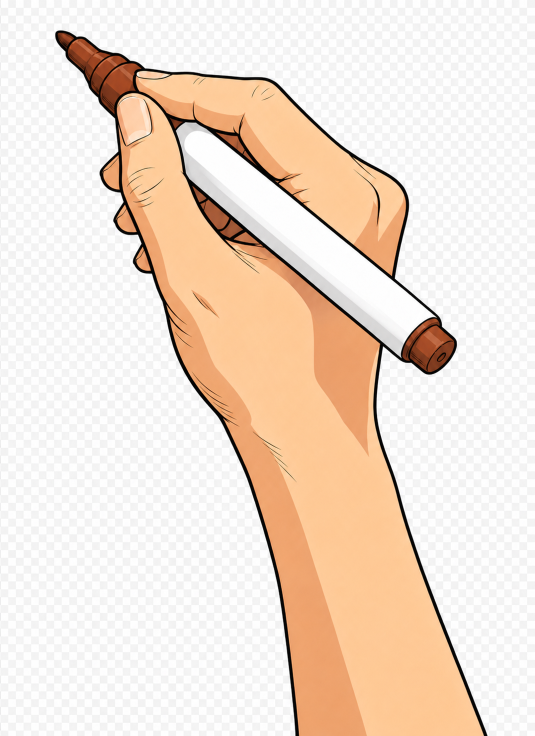
#> input picture assets/drawing-hand-plain-alpha.png, 1069 x 1472 px (shown at 1/2 size)
$ python merge_scenes.py --inputs ../assets/drawing-hand-plain-alpha.png --output out.png
#> lines starting #> are read from the running program, lines starting #| are printed output that depends on the picture
### scripts/stream_render.py
#!/usr/bin/env python3
"""
流式笔迹动画 - 单图渲染入口

把一张彩色图片渲染成「笔尖沿连续轨迹滑行、边走边落墨」的白板动画。
全程分三个段落：
  起笔(ink)   笔尖沿墨迹流铺下黑色线稿
  添彩(color) 同一条轨迹回头，笔尖换上原色把画面点亮
  凝视(gaze)  收笔后停留，展示完整原图

与“逐格跳变”的做法不同：本渲染器把绘制顺序视作笔尖的运动折线，
在相邻落点之间做插值，墨刷随笔尖滑动连续落墨，形成连贯的笔迹流。
"""
from __future__ import annotations

import argparse
import datetime
import math
import os
import shutil
import subprocess
import sys
import time
from dataclasses import dataclass
from pathlib import Path
from typing import Sequence

import cv2
import numpy as np

# ──────────────────────────────────────────────────────────────
# 资源定位
# ──────────────────────────────────────────────────────────────
_SCRIPT_DIR = Path(__file__).resolve().parent
_ASSETS_DIR = _SCRIPT_DIR.parent / "assets"
DEFAULT_HAND_PNG = _ASSETS_DIR / "drawing-hand.png"

# 重画版手部素材：存在就自动接管默认资产（原文件保持不动，不覆盖、不删除）。
HAND_V2_NAME = "drawing-hand-v2.png"
HAND_V2_CANDIDATES = (
    _ASSETS_DIR / HAND_V2_NAME,
    Path("/workspace/e2e-paper/assets") / HAND_V2_NAME,
)
ENV_HAND = "SRT_WB_HAND"


def resolve_hand_asset(given: str | Path | None, quiet: bool = False) -> Path | None:
    """
    决定用哪张手部素材：

      1. 环境变量 SRT_WB_HAND（显式覆盖，优先级最高）
      2. 调用方传入的路径——只要它不是仓库默认的 drawing-hand.png，就原样使用
      3. 重画版 drawing-hand-v2.png（仓库 assets/ 或 /workspace/e2e-paper/assets/）
      4. 仓库默认 assets/drawing-hand.png

    也就是说：v2 一旦出现就自动替代默认资产，但**不会**覆盖或改写 drawing-hand.png；
    想继续用旧资产就显式把它作为参数传进来以外的方式——用 SRT_WB_HAND 指定即可。
    """
    override = os.environ.get(ENV_HAND)
    if override:
        path = Path(override)
        if not path.exists():
            raise FileNotFoundError(f"环境变量 {ENV_HAND} 指向的手部素材不存在: {path}")
        return path

    given_path = Path(given) if given else None
    is_default = (
        given_path is None
        or given_path.name == DEFAULT_HAND_PNG.name
        or given_path.resolve() == DEFAULT_HAND_PNG.resolve()
        if given_path is not None else True
    )
    if given_path is not None and not is_default:
        return given_path

    for candidate in HAND_V2_CANDIDATES:
        if candidate.exists():
            if not quiet:
                print(f"  手部素材: 使用重画版 {candidate}（原 {DEFAULT_HAND_PNG.name} 未改动）")
            return candidate
    return given_path if given_path is not None else DEFAULT_HAND_PNG


# [10 lines left out: function _imread_any, not called in this run]


# ──────────────────────────────────────────────────────────────
# 渲染参数集中处
# ──────────────────────────────────────────────────────────────
@dataclass(frozen=True)
class Config:
    fps: int = 60                  # 高频输出让笔尖移动更接近连续书写
    grid_edge: int = 10            # 更小的网格减少线稿揭示的块状感
    sample_step: int = 2           # 笔尖轨迹的像素采样间距
    cap_long_edge: int = 1080      # 输入图长边上限
    brush_radius: int = 40         # 添彩阶段圆形墨刷半径
    ink_weight: int = 2            # 线稿段权重：为观察笔迹留出更多时间
    color_weight: int = 1          # 添彩段权重
    gaze_seconds: float = 3.0      # 凝视段基准秒数
    ink_threshold: int = 10        # 像素灰度低于此值视为“墨迹”
    # 实心墨块补偿：adaptiveThreshold 会把大面积均匀黑块的内部判成背景（局部均值≈自身），
    # 于是实心区域在起笔段只画出轮廓。>0 时把原图灰度低于该值的像素也算作墨迹，
    # 落墨颜色取 min(阈值图, 灰度) —— 线条仍是纯黑，实心块用它自己的真实墨色。
    # 默认 0（关闭）以保持既有画面不变；小黑等实心 IP 建议 90。
    solid_ink_gray: int = 0
    ink_reveal_radius: int = 4     # 笔尖每段轨迹可揭示线稿的半径
    target_hand_height: int = 493  # 手部素材缩放后的目标高度（按 1080p 调校）
    # 笔尖在素材中的归一化坐标（0..1），决定落墨点对齐到素材的哪个像素。
    # 内置 drawing-hand.png 裁剪后，笔尖落在图像左上角，故锚点取 (0, 0)。
    # 这里描述的是真实落墨接触点，而非手部图像的外框。
    tip_anchor_x: float = 0.0
    tip_anchor_y: float = 0.0
    canvas_hex: str = "#F6F1E3"    # 画布底色
    match_bg: bool = True          # 把原图背景染成画布底色，使起笔/上色背景一致
    match_bg_threshold: int = 28   # 与原图背景色差异小于此值视为背景（BGR 三通道和）
    steps_per_frame: int = 4       # 每帧推进的落点数基准
    # ── contour-wipe 上色模式专用 ──
    color_fill: str = "contour-wipe"  # 上色风格: "contour-wipe" 轮廓感知自上而下扫描(默认) | "brush" 沿轨迹刷
    wipe_decay: float = 0.86       # 阻力场逐行向下衰减系数（半衰期≈4.6px）
    wipe_delay_ratio: float = 0.04  # 轮廓处前沿被扣减的像素比例（×h，钳制到[12,52]）
    wipe_blocks: int = 18          # 笔尖横向来回扫动的趟数
    # ── 起笔段自适应停顿（模拟"换笔呼吸"节奏）──
    # pause_mode: "heavy" 明显停顿(默认)；"auto" 按内容密度自动分档；"off" 关闭停顿；"light" 少量
    pause_mode: str = "heavy"
    pause_ratio_heavy: float = 0.03   # 低密度(慢节奏)停顿比例：约 3% 帧用作停顿
    pause_ratio_light: float = 0.008  # 中密度停顿比例：约 0.8%
    # 密度分档阈值：用"每格帧数"(frames_per_cell) 衡量动画时长相对内容的富余度。
    # >= heavy_fpc 有大段富余 → heavy 档(多停顿)；>= light_fpc 适中 → light 档；
    # < light_fpc 内容密集、时长紧张 → 不停顿。
    pause_heavy_fpc: float = 0.7
    pause_light_fpc: float = 0.4
    # ── 笔迹路径模式 ──
    # ink_path_mode: "grid" 网格格中心插值(默认) | "skeleton" 骨架级像素追踪
    ink_path_mode: str = "grid"
    # ── 手写文字区（标题 + 要点）──
    # 文字由渲染器排版书写，不让出图模型写中文（必然错字）。None = 自动找楷体/手写体。
    text_font: str | None = None
    skeleton_min_points: int = 8        # 骨架笔画最少点数（过滤碎片）
    skeleton_resample_spacing: float = 2.5  # 骨架重采样间距（像素）


# ──────────────────────────────────────────────────────────────
# 小工具
# ──────────────────────────────────────────────────────────────
# [60 lines left out: functions _hex_to_bgr, _bounding_box, _to_grid_blocks, _active_mask, build_ink_maps, _label_components, not called in this run]


def _component_cells(labels: np.ndarray, label: int) -> list[tuple[int, int]]:
    coords = np.argwhere(labels == label)
    return [(int(r), int(c)) for r, c in coords]


# [425 lines left out: functions _merge_small_components, _bounds, _split_bridge_connected_component, _split_bridge_connected_components, _boxes_touch, _group_adjacent_stroke_groups and 8 more, not called in this run]


def flatten_streams(streams: list[list[tuple[int, int]]]) -> list[tuple[int, int]]:
    return [cell for stream in streams for cell in stream]


# ──────────────────────────────────────────────────────────────
# 笔尖 / 手部覆盖
# ──────────────────────────────────────────────────────────────
# [123 lines left out: functions _mask_from_flat_background, _load_hand, _procedural_tip, not called in this run]


class TipOverlay:
    """把笔尖/手部贴到画布上，让指定的“笔尖锚点”对齐落墨点，带 alpha 混合。"""

    # [56 lines left out: functions __init__, stamp, _feathered_disk, not called in this run]


# ──────────────────────────────────────────────────────────────
# contour-wipe 上色工具
# ──────────────────────────────────────────────────────────────
def _ease_in_out_sine(t: float | np.ndarray) -> float | np.ndarray:
    """正弦缓动：起止慢、中间快。输入标量或数组，输出同形。"""
    return -(np.cos(np.pi * t) - 1.0) / 2.0


# [9 lines left out: function _build_wipe_wave, not called in this run]


# ──────────────────────────────────────────────────────────────
# 骨架级笔画追踪（移植自 whiteboard-video-engine preprocess.py）
# Zhang-Suen 细化 → 8邻接最直边追踪 → 像素级有序笔画
# ──────────────────────────────────────────────────────────────
_SKEL_NEIGHBORS_8 = [
    (-1, -1), (0, -1), (1, -1),
    (-1, 0),           (1, 0),
    (-1, 1),  (0, 1),  (1, 1),
]


# [57 lines left out: functions _zhang_suen_skeleton, _skel_neighbors, not called in this run]


def _edge_key(a: tuple[int, int], b: tuple[int, int]) -> tuple[tuple[int, int], tuple[int, int]]:
    """无向边规范化：(A,B) 和 (B,A) 映射到同一个 key。"""
    return (a, b) if a <= b else (b, a)


# [141 lines left out: functions _choose_next, trace_8connected, _stroke_cumulative_length, _resample_stroke_points, _chaikin_smooth, _order_skeleton_strokes, not called in this run]


# ──────────────────────────────────────────────────────────────
# 时长 / 段落切分
# ──────────────────────────────────────────────────────────────
@dataclass
class PhasePlan:
    ink_frames: int
    color_frames: int
    gaze_frames: int
    ratio_label: str


# [20 lines left out: function plan_phases, not called in this run]


# ──────────────────────────────────────────────────────────────
# 渲染器主体
# ──────────────────────────────────────────────────────────────
class StreamBoardRenderer:
    """持有单次渲染的全部状态，方法挂在实例上。"""

    # [802 lines left out: functions __init__, _match_original_background, _cell_center, _build_skeleton_path, _build_resistance_field, _reveal_ink_segment and 18 more, not called in this run]


# [2 lines that do not run on import are left out]

### scripts/merge_scenes.py
#!/usr/bin/env python3
"""
多幕合并：把各场景的白板动画 MP4 按顺序硬切拼接成一条完整视频。

优先级：
  1. 各片尺寸/帧率一致 → ffmpeg concat demuxer + `-c copy`（无损、最快）
  2. 尺寸或帧率不一致 → ffmpeg filter_complex 逐片缩放补边 + 统一帧率再拼
  3. 无 ffmpeg → PyAV 逐帧重编码，缩放到第一段尺寸
单片输入也照常处理。

注意：尺寸不一致时**不能**用 `-c copy`——concat demuxer 那时依然返回 0，
却会产出「容器声明第一片尺寸、实际混着多种尺寸且 DTS 非单调」的坏文件，
所以这里先用 ffprobe 核对，一致才走无损路径。

用法：
  <ENV_PY> merge_scenes.py --inputs a.mp4 b.mp4 c.mp4 --output final.mp4
"""
from __future__ import annotations

import argparse
import json
import shutil
import subprocess
import sys
import tempfile
from fractions import Fraction
from pathlib import Path

import cv2
import numpy as np  # noqa: F401  (类型注解与过渡帧处理用)

# 补边颜色：与渲染器画布底色一致（stream_render.Config.canvas_hex）
PAD_COLOR = "0xF6F1E3"


# [288 lines left out: functions _concat_quote, _probe_streams, _describe, _fps_value, _concat_demuxer, _concat_filter and 5 more, not called in this run]


# 擦除要擦到"已经看得见内容"的一帧：纯纸面会像闪回白板。
# 判定前先把下一幕的手抹掉（见 _without_hand），所以阈值可以压得很低——
# 只要出现第一笔墨就行，几乎不裁掉作画过程。
SEAM_INK_RATIO = 0.0012
SEAM_MAX_SKIP_S = 2.5
# 手部模板的候选高度（相对画面高）：渲染默认 493px@1080 长边，分镜常用 260
_HAND_SCALES = (0.28, 0.34, 0.40, 0.44, 0.48, 0.55, 0.62, 0.72, 0.84)
# 归一化匹配误差阈值。实测：真的有手 ≈1700；纯纸面 ≈16700、去过手 ≈14000、
# 大片黑块 ≈15500 —— 差距很大，取中间偏低的 6000 判"有手"。
_HAND_MATCH_SURE = 2500
_HAND_MATCH_LIMIT = 6000
_hand_cache: dict[str, object] = {}


def _should_trim_lead(skip_s: float, first_keeps_lead: bool, ffmpeg_available: bool) -> bool:
    """只要探测到空白 lead 就裁掉；极短 lead 也不能留给转场制造回闪。"""
    return not first_keeps_lead and skip_s > 0 and ffmpeg_available


def _hand_templates(frame_height: int) -> list[tuple["np.ndarray", "np.ndarray"]]:
    """按候选高度预生成手部模板（BGR + 0/1 蒙版）。找不到素材就返回空表。"""
    key = f"templates:{frame_height}"
    if key in _hand_cache:
        return _hand_cache[key]                      # type: ignore[return-value]
    templates: list[tuple[np.ndarray, np.ndarray]] = []
    try:
        sys.path.insert(0, str(Path(__file__).resolve().parent))
        import stream_render as sr

        asset = sr.resolve_hand_asset(None, quiet=True)
        if asset is not None and Path(asset).exists():
            for ratio in _HAND_SCALES:
                target = int(frame_height * ratio)
                if target < 40:
                    continue
                loaded = sr._load_hand(Path(asset), target)
                if loaded is None:
                    continue
                hand, mask = loaded
                templates.append((hand, (mask > 0.5).astype(np.uint8)))
    except Exception as exc:                          # 素材缺失/读取失败都不该影响合并
        print(f"  [warn] 无法加载手部素材用于擦场去手: {exc}")
    _hand_cache[key] = templates
    return templates


def _locate_hand(frame: "np.ndarray") -> tuple[int, int, "np.ndarray"] | None:
    """
    在一帧里找出叠加的手（模板就是渲染用的那张素材，所以能精确匹配）。
    返回 (x, y, 0/1 蒙版)；匹配不上返回 None。命中的缩放比会被缓存复用。
    """
    height, width = frame.shape[:2]
    templates = _hand_templates(height)
    if not templates:
        return None
    cached = _hand_cache.get("scale_index")
    order = list(range(len(templates)))
    if isinstance(cached, int) and 0 <= cached < len(templates):
        order = [cached] + [i for i in order if i != cached]

    best = None
    for index in order:
        hand, mask = templates[index]
        if hand.shape[0] >= height or hand.shape[1] >= width:
            continue
        mask3 = np.repeat(mask[:, :, None], 3, axis=2) * 255
        result = cv2.matchTemplate(frame, hand, cv2.TM_SQDIFF, mask=mask3)
        score, _, location, _ = cv2.minMaxLoc(result)
        normalized = score / max(1.0, float(mask.sum()))
        if best is None or normalized < best[0]:
            best = (normalized, index, location)
        if normalized < _HAND_MATCH_SURE:            # 已经是明显命中，不用再试其它比例
            break
    if best is None or best[0] > _HAND_MATCH_LIMIT:  # 误差太大：这一帧大概没有手
        return None
    _hand_cache["scale_index"] = best[1]
    _, index, (x, y) = best
    return x, y, templates[index][1]


# [7 lines left out: function _paper_color, not called in this run]


def _without_hand(frame: "np.ndarray") -> "np.ndarray":
    """
    把帧里叠加的手抹成纸色。

    擦场时如果直接擦到下一幕的真实帧，画面上会同时出现"擦的手"和"下一幕正在写字的手"
    ——两只手很怪。这里把目标帧的手去掉，等擦完播到正片时手再自然出现。
    手底下压着的那一两笔会晚 0.7 秒才露出来，肉眼几乎看不出。
    """
    located = _locate_hand(frame)
    if located is None:
        return frame
    x, y, mask = located
    cleaned = frame.copy()
    height, width = mask.shape
    region = cleaned[y:y + height, x:x + width]
    # 稍微膨胀，免得留下一圈描边
    grown = cv2.dilate(mask, cv2.getStructuringElement(cv2.MORPH_ELLIPSE, (7, 7)))
    region[grown[: region.shape[0], : region.shape[1]] > 0] = _paper_color(frame)
    return cleaned


def _ink_ratio(frame) -> float:
    gray = cv2.cvtColor(frame, cv2.COLOR_BGR2GRAY)
    return float((gray < 140).mean())


def _lead_blank_seconds(
    path: Path, min_ink_ratio: float = SEAM_INK_RATIO, cap_s: float = SEAM_MAX_SKIP_S,
    strip_hand: bool = True,
) -> tuple[object, float]:
    """
    返回「第一帧看得见内容的画面」以及要跳过的片头秒数。

    片头那段还没落笔的空白纸（以及只有一支手悬着的几帧）在拼接处会像闪回白板，
    所以往后找到墨量达到 min_ink_ratio 的一帧，把之前的都裁掉；
    最多裁 cap_s 秒，免得把整段作画都跳过去。
    """
    capture = cv2.VideoCapture(str(path))
    fps = capture.get(cv2.CAP_PROP_FPS) or 30.0
    first = None
    content = None
    index = 0
    hand_share: float | None = None       # 手自身贡献的暗像素占比（标定一次即可）
    while True:
        ok, frame = capture.read()
        if not ok:
            break
        if first is None:
            first = _without_hand(frame) if strip_hand else frame
        raw = _ink_ratio(frame)
        if raw >= min_ink_ratio:
            if not strip_hand:
                content = frame
                break
            # 逐帧去手太慢：先用一帧标定"手占多少暗像素"，之后只做减法粗筛，
            # 只有粗筛通过才真去手确认。
            if hand_share is None:
                cleaned = _without_hand(frame)
                hand_share = max(0.0, raw - _ink_ratio(cleaned))
                if _ink_ratio(cleaned) >= min_ink_ratio:
                    content = cleaned
                    break
            elif raw - hand_share >= min_ink_ratio:
                cleaned = _without_hand(frame)
                if _ink_ratio(cleaned) >= min_ink_ratio:
                    content = cleaned
                    break
        index += 1
        if index / fps >= cap_s:
            break
    capture.release()
    skip = (index / fps) if content is not None else 0.0
    return (content if content is not None else first), skip


# [31 lines left out: functions _first_frame, _last_frame, _probe_fps, not called in this run]


def _ffmpeg_concat(inputs: list[Path], output: Path) -> bool:
    ffmpeg = shutil.which("ffmpeg")
    if ffmpeg is None:
        return False

    specs = _probe_streams(inputs)
    uniform = all(spec is not None for spec in specs) and len(set(specs)) == 1
    if uniform:
        if _concat_demuxer(ffmpeg, inputs, output, copy=True):
            return True
        if _concat_demuxer(ffmpeg, inputs, output, copy=False):
            return True
    else:
        if any(spec is None for spec in specs):
            print("  [warn] 无法探测各片参数（缺 ffprobe？），跳过无损拼接:")
        else:
            print("  [warn] 各片尺寸/帧率不一致，不能用 -c copy（会产出坏文件）:")
        _describe(specs, inputs)

    if _concat_filter(ffmpeg, inputs, output, specs):
        return True
    # 探测全失败时 filter 路径没有基准画幅可用，最后再试一次 demuxer 重编码
    return _concat_demuxer(ffmpeg, inputs, output, copy=False)


def _pyav_concat(inputs: list[Path], output: Path) -> bool:
    try:
        import av
    except ImportError:
        return False
    first = av.open(str(inputs[0]))
    vs = first.streams.video[0]
    w, h = vs.codec_context.width, vs.codec_context.height
    rate = vs.average_rate
    first.close()

    out = av.open(str(output), mode="w")
    ostream = out.add_stream("h264", rate=rate)
    ostream.width, ostream.height = w, h
    ostream.pix_fmt = "yuv420p"
    ostream.options = {"crf": "24", "preset": "medium"}
    for p in inputs:
        cont = av.open(str(p))
        for frame in cont.decode(video=0):
            if frame.width != w or frame.height != h:
                frame = frame.reformat(width=w, height=h)
            for pkt in ostream.encode(frame):
                out.mux(pkt)
        cont.close()
    for pkt in ostream.encode(None):
        out.mux(pkt)
    out.close()
    print(f"  PyAV 拼接完成: {output}")
    return True


def main(argv=None) -> int:
    p = argparse.ArgumentParser(description="按顺序合并多幕白板动画 MP4")
    p.add_argument("--inputs", nargs="+", required=True, help="按播放顺序的 MP4 列表")
    p.add_argument("--output", required=True, help="合并输出路径")
    p.add_argument("--hold-ms", type=int, default=600,
                   help="幕尾完整画面停留毫秒（默认 600，用户要求 ≥500）")
    p.add_argument("--erase-ms", type=int, default=700,
                   help="擦除过渡毫秒（默认 700）；设 0 关闭擦除只保留停留")
    p.add_argument("--cover", default=None,
                   help="开场封面 MP4：放在最前面，与第一幕之间同样 hold+erase 过渡")
    p.add_argument("--no-cover", action="store_true",
                   help="即使给了 --cover 也跳过封面（方便上层脚本统一命令）")
    p.add_argument("--seam-ink-ratio", type=float, default=SEAM_INK_RATIO,
                   help=f"擦除目标帧至少要有多少暗像素占比（默认 {SEAM_INK_RATIO}）；"
                        "调大 = 擦到更实的画面，但会多跳过一点作画")
    p.add_argument("--seam-max-skip-s", type=float, default=SEAM_MAX_SKIP_S,
                   help=f"每幕片头最多裁掉多少秒（默认 {SEAM_MAX_SKIP_S}）")
    p.add_argument("--keep-next-hand", action="store_true",
                   help="擦场时保留下一幕的手（默认抹掉，避免画面上出现两只手）")
    p.add_argument("--timeline-out", default=None,
                   help="把每幕在合并结果中的起始时间写成 JSON，供 SRT 重定时使用")
    args = p.parse_args(argv)

    inputs = [Path(x) for x in args.inputs]
    missing = [str(x) for x in inputs if not x.exists()]
    if missing:
        print(f"[err] 缺少输入文件: {', '.join(missing)}", file=sys.stderr)
        return 1
    output = Path(args.output)
    output.parent.mkdir(parents=True, exist_ok=True)

    # 第二幕起跳过片头空白纸，擦除目标才有墨，拼接也不会闪回白板
    ffmpeg_bin = shutil.which("ffmpeg")
    trimmed_dir = Path(tempfile.mkdtemp(prefix="scene_trim_"))
    trimmed_inputs: list[Path] = []
    lead_trims: list[float] = []
    cover = None if (args.no_cover or not args.cover) else Path(args.cover)
    if cover is not None and not cover.exists():
        print(f"[err] 找不到封面: {cover}", file=sys.stderr)
        return 1
    for index, src in enumerate(inputs):
        _frame, skip = _lead_blank_seconds(
            src, min_ink_ratio=args.seam_ink_ratio, cap_s=args.seam_max_skip_s,
            strip_hand=not args.keep_next_hand,
        )
#> in _lead_blank_seconds, frame is the input picture: shape (1472, 1069, 3); mean B, G, R 209.9, 223.9, 240.6
#> in _ink_ratio, `gray = cv2.cvtColor(frame, cv2.COLOR_BGR2GRAY)`:
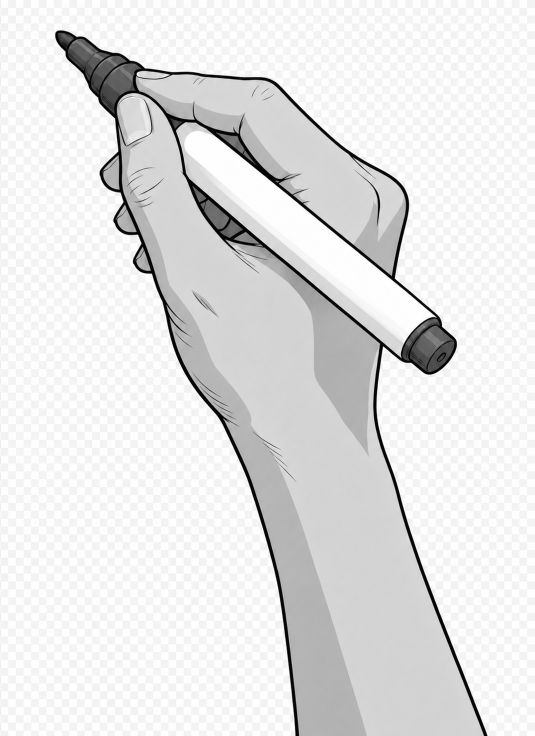
#> gray: shape (1472, 1069) (shown at 1/2 size); min 0, max 255, mean 227.3
#> in _lead_blank_seconds, `raw = _ink_ratio(frame)`: raw = 0.0404
#> (the rest of the program and of its run is left out)
